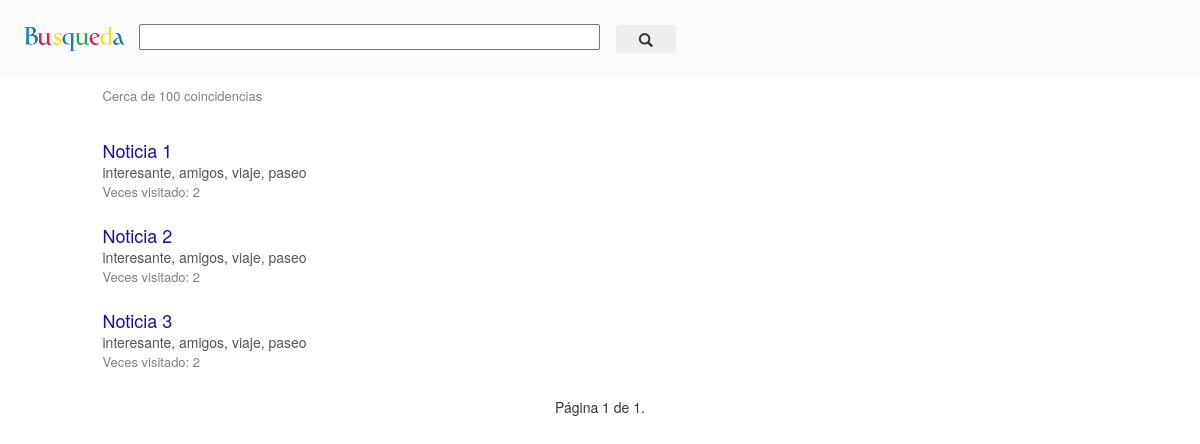
The app's page /main/buscador/?page=2, older data.
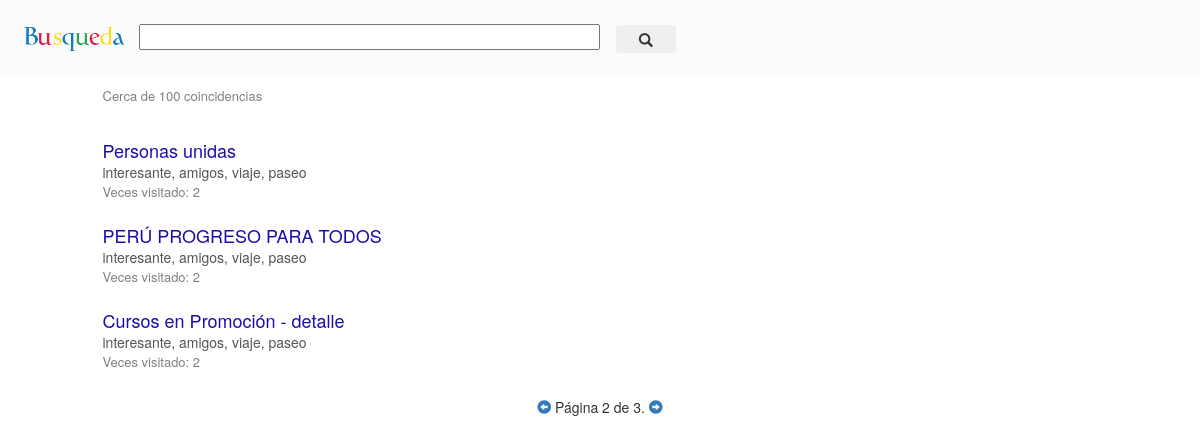
The same page, newer data.
### buscador/models.py (models this page shows)
class Info(models.Model):
	titulo = models.CharField(max_length=200)
	tags = models.CharField(max_length=180)

### buscador/views.py (the view)
# urls.py: url(r'^main/', include('buscador.urls')),
def buscador(request):
	titulo ="buscador"
	nro_resultados = 100
	infos = Info.objects.all()
	paginator = Paginator(infos, 3)
	page = request.GET.get('page')
	try:
		infos = paginator.page(page)
	except PageNotAnInteger:
		infos = paginator.page(1)
	except EmptyPage:
		infos = paginator.page(paginator.num_pages)
	context = RequestContext(request, {
		'infos': infos,
		'titulo':titulo,
		'nro_resul' : nro_resultados,
	})
	return render(request, 'buscador/buscador.html',context)

### buscador/templates/buscador/buscador.html (shortened to what this page needs)
{% extends 'buscador/base.html' %}
{% load staticfiles %}
{% block content %}
<div class="row">
	<div class="col-lg-12 col-md-12 col-sm-12 col-xs-12">
		<div class="barra-busq">
			<img src="{% static 'images/busqueda_logo.png' %}">
			<input type="text" class=" ingreso2">
			<button class="btn btn-busq2" type="submit"> <i class="glyphicon glyphicon-search"></i> </button>
		</div>
	</div>
	<div class="col-md-offset-1 col-sm-offset-1 col-xs-offset-0 col-md-10 col-sm-10 col-xs-12 contenido">
		<div class="cant-resultados">
			<p> Cerca de {{ nro_resul }} coincidencias</p>
		</div>
		{% for inf in infos %}
		<div class="resultado">
			<a href="">
				<h4>{{inf.titulo}}</h4>
			</a>
			<p>{{inf.tags}}</p>
			<div class="visitas">
				Veces visitado: 2
			</div>
		</div>
		{% endfor %}
	</div>
	<div class="col-md-12 col-sm-12 col-xs-12">
		<div class="" align="center">
			<span class="step-links">
				{% if infos.has_previous %}
				<a href="?page={{ infos.previous_page_number }}"><i class="glyphicon glyphicon-circle-arrow-left"></i></a>
				{% endif %}
				<span class="current">
					Página {{ infos.number }} de {{ infos.paginator.num_pages }}.
				</span>
				{% if infos.has_next %}
				<a href="?page={{ infos.next_page_number }}"><i class="glyphicon glyphicon-circle-arrow-right"></i></a>
				{% endif %}
			</span>
		</div>
	</div>
</div>
{% endblock %}

### buscador/templates/buscador/base.html (shortened to what this page needs)
{% load i18n %}
{% load staticfiles %}
<html>
    <head>
		<link rel="stylesheet" href="{% static 'buscador/bootstrap/css/bootstrap.min.css' %}">
		<link rel="stylesheet" href="{% static 'buscador/bootstrap/css/bootstrap-theme.min.css' %}">
        <link href="{% static 'buscador/estilos.css' %}" rel='stylesheet' type='text/css'>
    </head>
    <div class="contenedor">
        {% block content %}
        {% endblock %}
    </div>
</html>

### buscador/static/buscador/estilos.css (style rules this page uses)
.contenedor { margin-right: 0; margin-left: 0; }
.barra-busq { background-color: #FBFBFB; padding: 2% 2% 2% 2%; }
.barra-busq img { width: 100px; }
.ingreso2 { margin-right: 1%; margin-left: 1%; width: 40%; }
.btn-busq2 { width: 60px; }
.cant-resultados { padding-top: 1%; padding-bottom: 1.5%; color: #808080; font-size: small; }
.resultado { margin-bottom: 25px; }
.resultado h4 { margin-bottom: 1px; color: #1a0dab; }
.resultado p { color: #545454; margin-bottom: 1px; }
.visitas { color: #808080; font-size: small; }

Row changes from the older to the newer data that the page shows:
no longer on this page (row unchanged): Info: titulo "Noticia 1", tags "interesante, amigos, viaje, paseo"
no longer on this page (row unchanged): Info: titulo "Noticia 2", tags "interesante, amigos, viaje, paseo"
no longer on this page (row unchanged): Info: titulo "Noticia 3", tags "interesante, amigos, viaje, paseo"
added Info: titulo "Personas unidas", tags "interesante, amigos, viaje, paseo"
added Info: titulo "PERÚ PROGRESO PARA TODOS", tags "interesante, amigos, viaje, paseo"
added Info: titulo "Cursos en Promoción - detalle", tags "interesante, amigos, viaje, paseo"
Text that changed along with them:
{{ infos.number }}: "1" → "2"
{{ infos.paginator.num_pages }}: "1" → "3"
